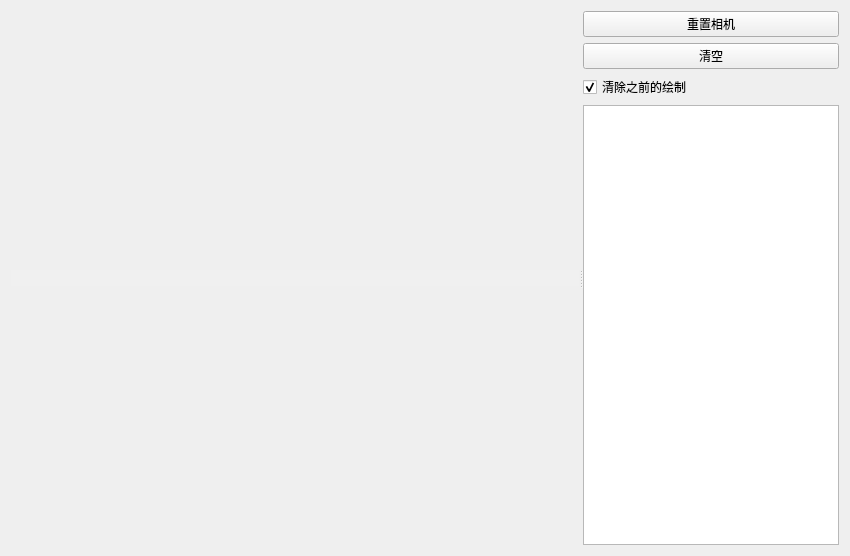
<?xml version="1.0" encoding="UTF-8"?>
<ui version="4.0">
 <class>Func1</class>
 <widget class="QWidget" name="Func1">
  <property name="geometry">
   <rect>
    <x>0</x>
    <y>0</y>
    <width>850</width>
    <height>556</height>
   </rect>
  </property>
  <property name="windowTitle">
   <string>Func1</string>
  </property>
  <layout class="QGridLayout" name="gridLayout_2">
   <item row="0" column="0">
    <widget class="QSplitter" name="splitter">
     <property name="orientation">
      <enum>Qt::Orientation::Horizontal</enum>
     </property>
     <widget class="QWidget" name="widget_2" native="true">
      <property name="sizePolicy">
       <sizepolicy hsizetype="Preferred" vsizetype="Preferred">
        <horstretch>10</horstretch>
        <verstretch>0</verstretch>
       </sizepolicy>
      </property>
      <layout class="QVBoxLayout" name="verticalLayout" stretch="0,1">
       <item>
        <widget class="QLineEdit" name="lineEdit_name">
         <property name="styleSheet">
          <string notr="true">background-color: rgb(240, 240, 240);
border:none;</string>
         </property>
         <property name="alignment">
          <set>Qt::AlignmentFlag::AlignCenter</set>
         </property>
         <property name="dragEnabled">
          <bool>true</bool>
         </property>
         <property name="readOnly">
          <bool>true</bool>
         </property>
        </widget>
       </item>
       <item>
        <layout class="QGridLayout" name="layout"/>
       </item>
      </layout>
     </widget>
     <widget class="QWidget" name="widget" native="true">
      <layout class="QGridLayout" name="gridLayout">
       <item row="3" column="0">
        <widget class="QCheckBox" name="checkBox_clear_before">
         <property name="text">
          <string>清除之前的绘制</string>
         </property>
         <property name="checked">
          <bool>true</bool>
         </property>
        </widget>
       </item>
       <item row="1" column="0">
        <widget class="QPushButton" name="btn_clear">
         <property name="text">
          <string>清空</string>
         </property>
        </widget>
       </item>
       <item row="4" column="0">
        <widget class="QTableWidget" name="table"/>
       </item>
       <item row="0" column="0">
        <widget class="QPushButton" name="btn_reset_camera">
         <property name="text">
          <string>重置相机</string>
         </property>
        </widget>
       </item>
      </layout>
     </widget>
    </widget>
   </item>
  </layout>
 </widget>
 <resources/>
 <connections/>
</ui>
